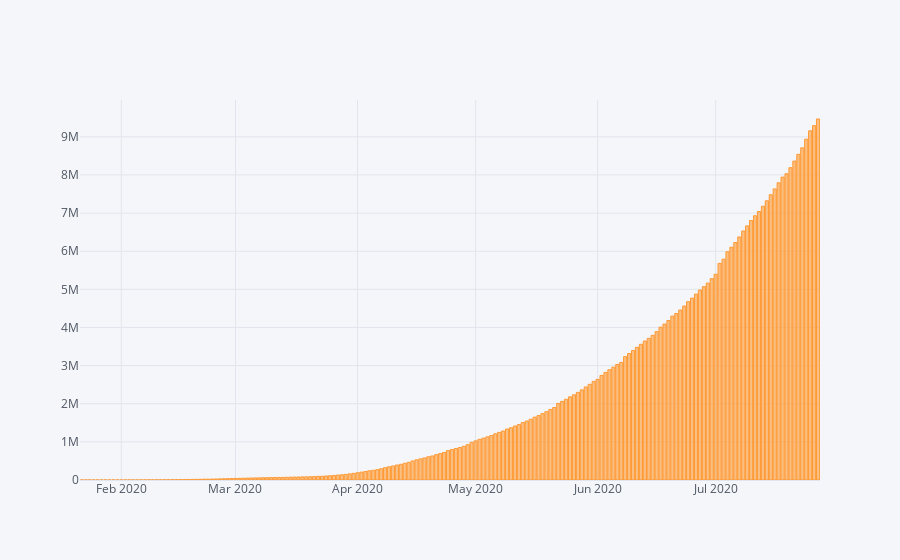

Notebook code cell kept with this figure:
### Code cell
recovered.iplot(kind='bar',x='Date',y='Recovered')

### Figure 1 — Plotly figure (JSON) as saved in the notebook; plotly's stock layout.template omitted (floating-point values rounded to 4 significant figures; data arrays with more than 128 entries replaced by an {"elided": "..."} marker saying what was removed)
{"data": [{"marker": {"color": "rgba(255, 153, 51, 0.6)", "line": {"color": "rgba(255, 153, 51, 1.0)", "width": 1}}, "name": "Recovered", "orientation": "v", "text": "", "type": "bar", "x": {"elided": "188 str values"}, "y": {"elided": "188 int values"}}], "layout": {"legend": {"bgcolor": "#F5F6F9", "font": {"color": "#4D5663"}}, "paper_bgcolor": "#F5F6F9", "plot_bgcolor": "#F5F6F9", "title": {"font": {"color": "#4D5663"}}, "xaxis": {"gridcolor": "#E1E5ED", "showgrid": true, "tickfont": {"color": "#4D5663"}, "title": {"font": {"color": "#4D5663"}, "text": ""}, "zerolinecolor": "#E1E5ED"}, "yaxis": {"gridcolor": "#E1E5ED", "showgrid": true, "tickfont": {"color": "#4D5663"}, "title": {"font": {"color": "#4D5663"}, "text": ""}, "zerolinecolor": "#E1E5ED"}}}
